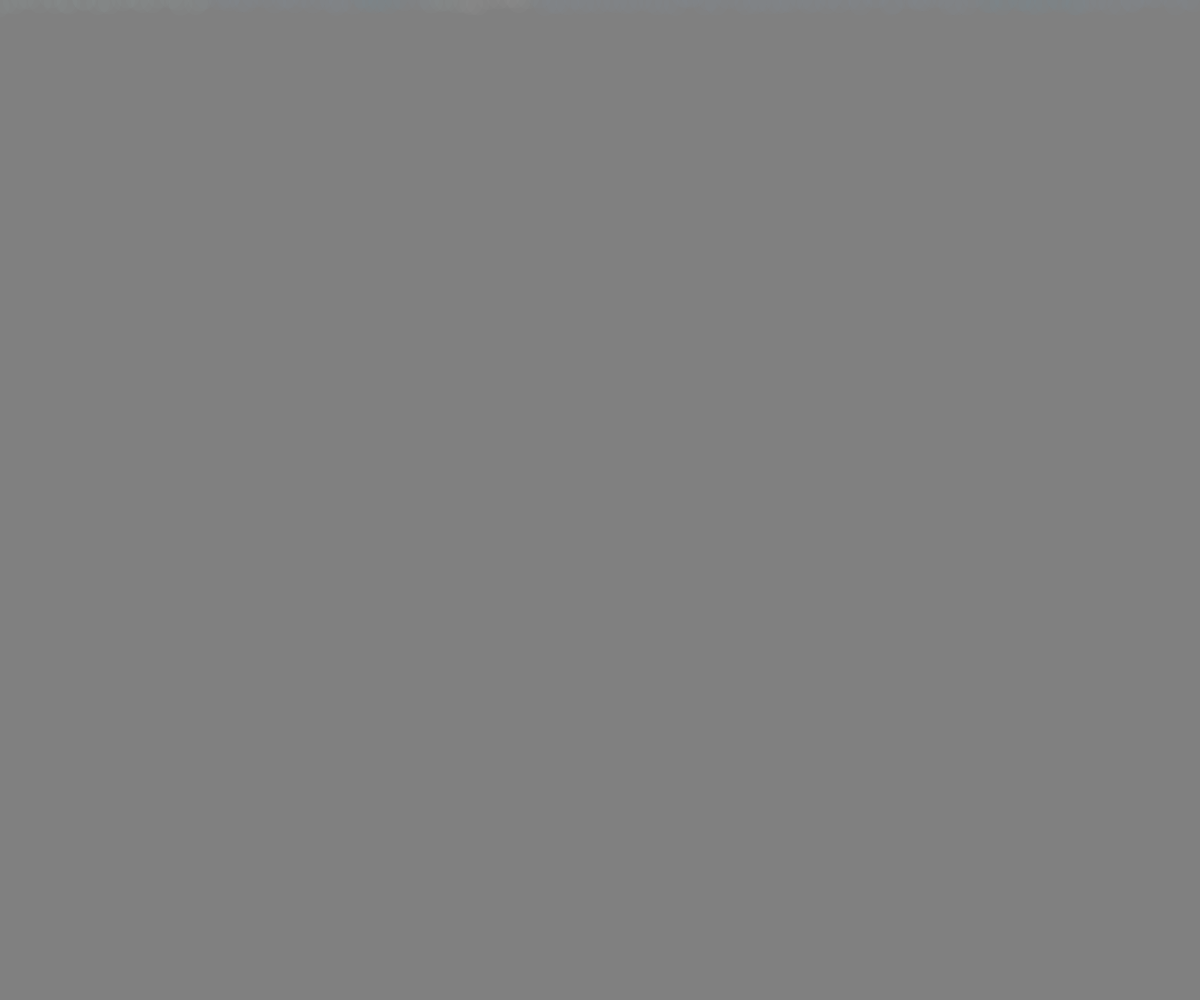
Frame 1 (no input)
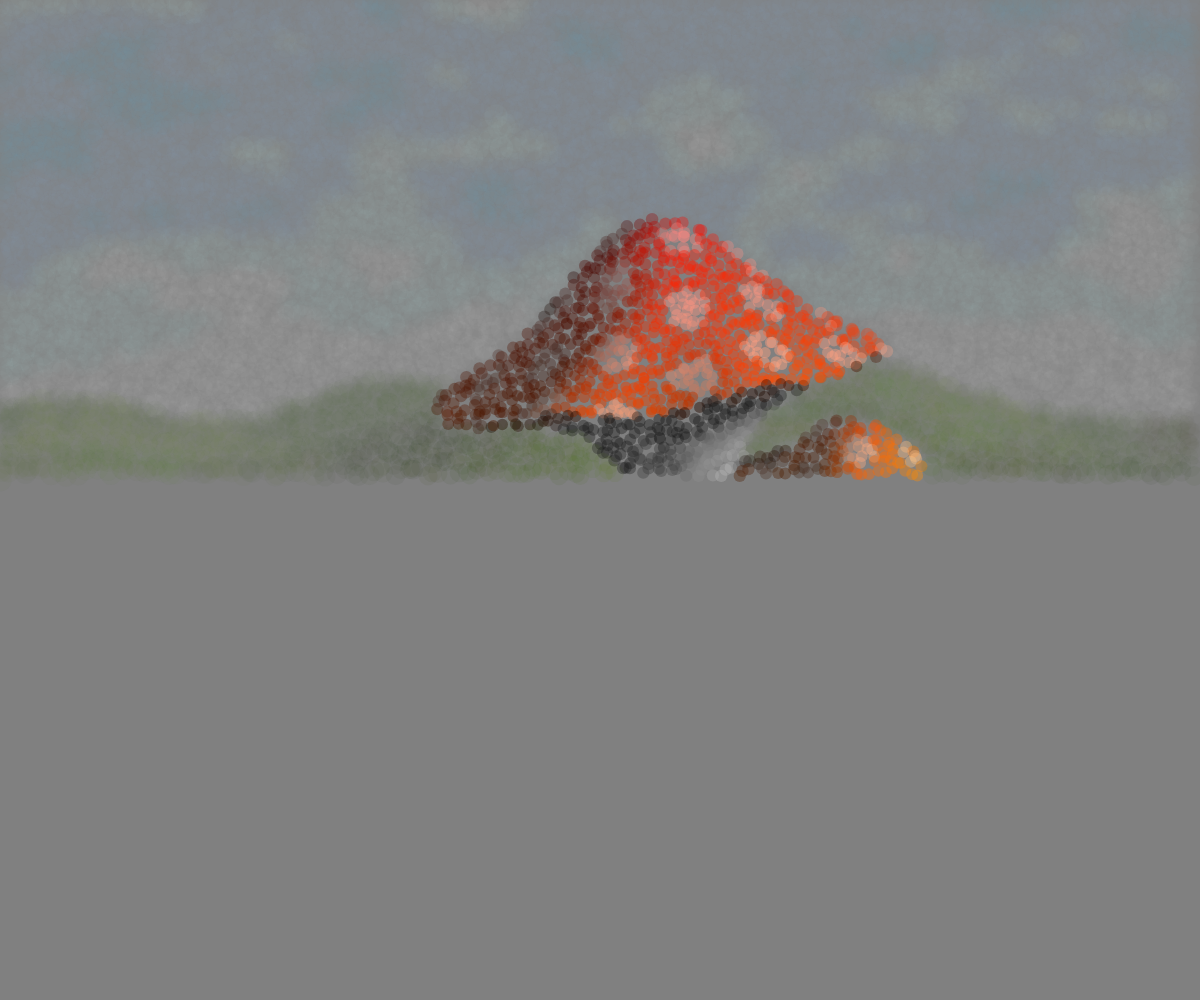
Frame 60 (no input)
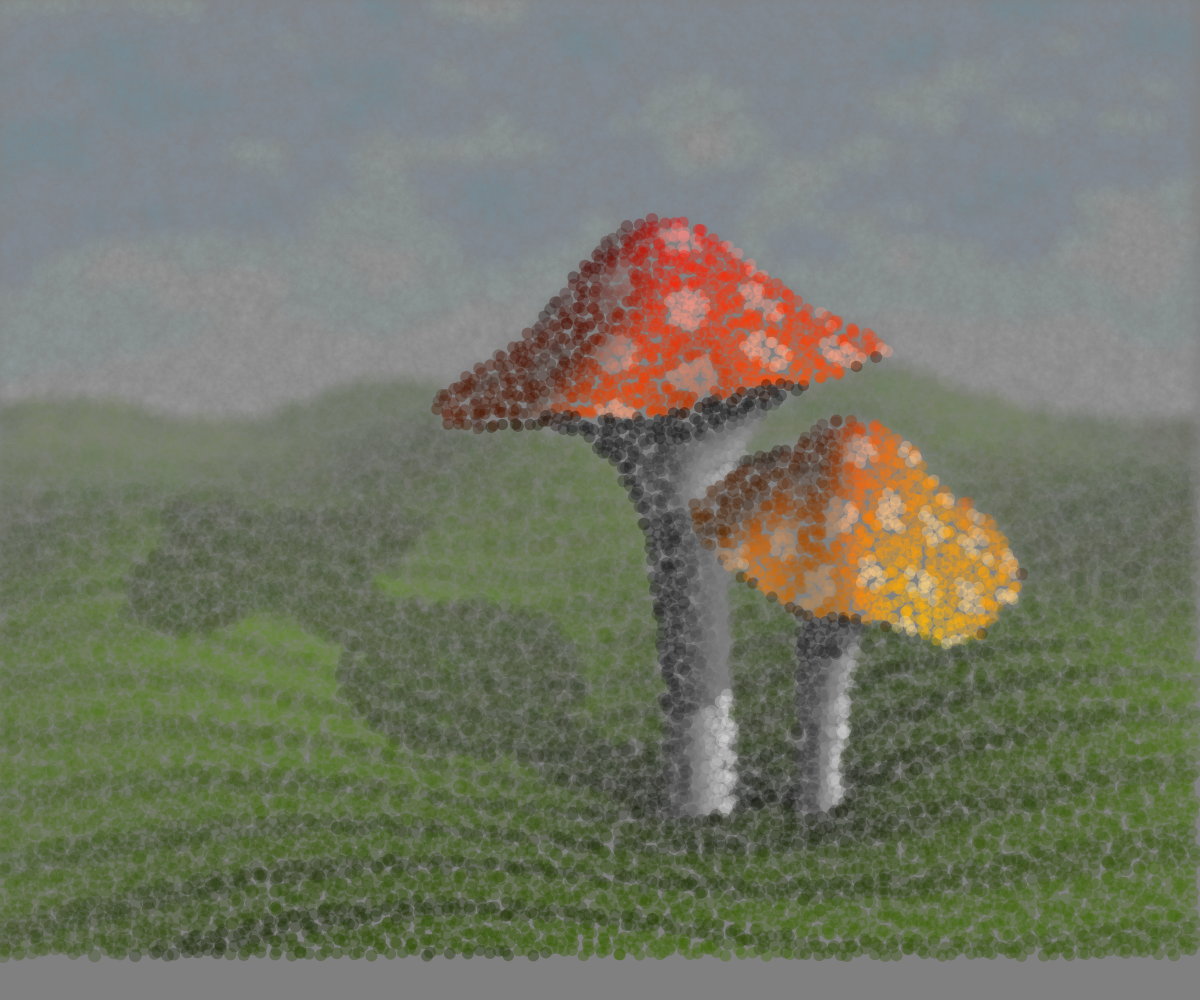
Frame 120 (the mouse pressed at the canvas centre since frame 60)

The p5.js sketch that drew these frames (run headless with seeded random() and noise() and a simulated clock; from frame 60 on, the mouse is pressed at the canvas centre):

// p5.js sketch
// ── sketch.js
let det = 0.01;
let maxdist = 75;
let ldir;
let colo;
let pm;
let hitm;
let pix = 0;


p5.Vector.prototype.rotateAxis = function (angleXY, angleXZ, angleYZ) {
  let vec2D;
  let vec3D = this;
  vec2D = createVector(vec3D.x, vec3D.y);
  vec2D.rotate(angleXY);
  vec3D.set(vec2D.x, vec2D.y, vec3D.z);
  vec2D = createVector(vec3D.x, vec3D.z);
  vec2D.rotate(angleXZ);
  vec3D.set(vec2D.x, vec3D.y, vec2D.y);
  vec2D = createVector(vec3D.y, vec3D.z);
  vec2D.rotate(angleYZ);
  vec3D.set(vec3D.x, vec2D.x, vec2D.y);
  return vec3D;
};

let angles = [0, 0.7, 3, 4]
let mushroom_rotation;


function setup() {
  mushroom_rotation = angles[floor(random()*5)];
  //mushroom_rotation = 0.7;
  createCanvas(windowWidth, windowHeight);
  colorMode(RGB, 1);
  background(0.5);
  ldir = createVector(3, -2, -2);
  ldir.normalize();
  pm = createVector(0, 0, 0);
}

function draw() {
  noStroke();
  translate(windowWidth/2, windowHeight/2);
  let aspect = windowWidth / windowHeight;
  for (let i = 0; i < 150; i++) {
    pix++;
    let r = createVector(random() - 0.5, random() - 0.5);
    let res = 8;
    let ww = windowWidth / res;
    let wh = windowHeight / res;
    let x = pix % ww + r.x;
    let y = floor(pix / ww) + r.y;
    let uv = createVector(x / ww - 0.5, y / wh - 0.5);
    let from = createVector(0, -17, -30);
    let dir = createVector(uv.x * aspect, uv.y, 1);
    dir.y += .4;
    dir.x -= .1;
    dir.normalize();
    let mar = march(from, dir);
    mar.col.setAlpha(exp(-5 * mar.td));
    fill(mar.col);
    circle(uv.x * windowWidth, uv.y * windowHeight, 8 + mar.td * 20);
  }
}

function hash(p2) {
  let p = p2.copy();
  let r = p5.Vector.dot(p, createVector(12.9898, 78.233));
  return fract(sin(r) * 43758.5453);
}

function mushroom(p2, size) 
{
  let p = p2.copy();
  p.mult(size);
  let a = atan2(p.x, p.z);
  let l = createVector(p.x,p.z).mag();
  p.sub(0, l * 0.2 + sin(a * 7) * l*l * 0.005, 0);
  let pxy = createVector(p.x, p.y);
  pxy.rotate(p.y * 0.01);
  p.set(pxy.x, pxy.y, p.z);
  let dx = max(0, abs(p.x));
  let dy = max(0, abs(p.y) - 15);
  let dz = max(0, abs(p.z));
  let pb = createVector(dx, dy, dz);
  let d = pb.mag() - 1 - exp(-0.5 * abs(p.y + 13)) * 6;
  return {d: d / size, p: p}
}

function de(p2) {
  let p = p2.copy();
  p.rotateAxis(0,mushroom_rotation,0);
  p.add(0, -3, 0);
  let p3 = p.copy();
  let m1 = mushroom(p, 1);
  p3.set(-p3.x - 3, p3.y, p3.z + 2);
  let p3r = createVector(p3.x, p3.z);
  p3r.rotate(0.3);
  p3.set(p3r.x, p3.y, p3r.y);
  let m2 = mushroom(p3, 1.5);
  let d = min(m1.d, m2.d);
  if (d == m1.d) pm = m1.p; else pm = m2.p;
  let h = sin(p.x * 0.2) + cos(p.z * 0.3);
  let gr = -p2.y + 3 + h + 0.3 * abs(fract(p2.z / 2) -0.5);
  d = min(d, gr);
  if (d == gr) hit = true; else hit = false;
  return d * 0.5;
}


function nor(p) {
  let p1 = p.copy();
  p1.add(det, 0, 0);
  let p2 = p.copy();
  p2.add(0, det, 0);
  let p3 = p.copy();
  p3.add(0, 0, det);
  let n = createVector(de(p1), de(p2), de(p3));
  let d = de(p);
  n.sub(d, d, d);
  n.normalize();
  return n;
}

function shadow(p2) {
  let p = p2.copy();
  let td = 0;
  let d = 1.0;
  for (let i = 0; i < 50; i++) {
    p.add(ldir.x * d, ldir.y * d, ldir.z * d);
    d = de(p) * 1.2;
    td += d;
    if (d < det) {
      return 0.5;
    }
  }
  return 1;
}

function shade(p) {
  let n = nor(p);
  let amb = .3;
  let dif = max(0, p5.Vector.dot(ldir, n)) * 1.5;
  let sh = shadow(p);
  return max(amb, dif) * sh;
}

function march(from, dir) {
  let d;
  let td = 0;
  let p = from;
  let col = color(0,0);
  let g = 0;
  for (let i = 0; i < 80; i++) {
    d = de(p);
    p.add(dir.x * d, dir.y * d, dir.z * d);
    if (d < det || td > maxdist) break;
    td += d;
    g++;
  }
  if (d < 0.2) {
    let pp = pm.copy();
    let h = hit;
    let c = shade(p);
    let xz = createVector(pp.x, pp.z);
    let l = xz.mag();
    if (pp.y < -12) {
      xz.rotate(0.7);
      xz.set(fract(xz.x * 0.5 + floor(xz.y * 0.5) * 0.5) - 0.5, fract(xz.y * 0.5) - 0.5);
      col = color(c, (dir.y - 0.1) * c * 1.5, 0);
      col = lerpColor(col, color(c), xz.mag() < 0.3 ? 0.5 : 0);
    }
    if (pp.y > -12) col = color(c * 0.7);
    if (h) {
      let ao = 1 - exp(-0.5 * createVector(pp.x,pp.z).mag()) * 1.3;
      col = color(c * 0.3 * ao, c * 0.5 * ao, 0);
    }
  }
  else {
    p.mult(0.1);
    nub = pow(noise(dir.x * 10 + 100, dir.y * 20 + 150),2) * 2;
    col = lerpColor(lerpColor(color(0.4, 0.8, 1), color(1), p.y + 0.8), color(1), nub);
    td = maxdist;
    
  }
  return {col: col, td: td / maxdist - 0.2};
}
